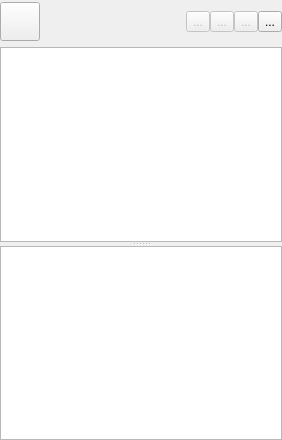
<?xml version="1.0" encoding="UTF-8"?>
<ui version="4.0">
 <class>ProjectView</class>
 <widget class="QWidget" name="ProjectView">
  <property name="geometry">
   <rect>
    <x>0</x>
    <y>0</y>
    <width>282</width>
    <height>440</height>
   </rect>
  </property>
  <layout class="QVBoxLayout" name="verticalLayout">
   <property name="leftMargin">
    <number>0</number>
   </property>
   <property name="topMargin">
    <number>0</number>
   </property>
   <property name="rightMargin">
    <number>0</number>
   </property>
   <property name="bottomMargin">
    <number>0</number>
   </property>
   <item>
    <layout class="QHBoxLayout" name="horizontalLayout_3">
     <property name="spacing">
      <number>0</number>
     </property>
     <property name="topMargin">
      <number>2</number>
     </property>
     <item>
      <widget class="QToolButton" name="toolButton_menu">
       <property name="toolTip">
        <string>Project</string>
       </property>
       <property name="icon">
        <iconset resource="../resources/resources.qrc">
         <normaloff>:/images/application-menu.svg</normaloff>:/images/application-menu.svg</iconset>
       </property>
       <property name="iconSize">
        <size>
         <width>32</width>
         <height>32</height>
        </size>
       </property>
       <property name="popupMode">
        <enum>QToolButton::InstantPopup</enum>
       </property>
      </widget>
     </item>
     <item>
      <spacer name="horizontalSpacer">
       <property name="orientation">
        <enum>Qt::Horizontal</enum>
       </property>
       <property name="sizeHint" stdset="0">
        <size>
         <width>40</width>
         <height>20</height>
        </size>
       </property>
      </spacer>
     </item>
     <item>
      <widget class="QToolButton" name="toolButton_startDebug">
       <property name="enabled">
        <bool>false</bool>
       </property>
       <property name="toolTip">
        <string>Debug</string>
       </property>
       <property name="text">
        <string>...</string>
       </property>
       <property name="icon">
        <iconset resource="../resources/resources.qrc">
         <normaloff>:/images/actions/debug.svg</normaloff>:/images/actions/debug.svg</iconset>
       </property>
       <property name="iconSize">
        <size>
         <width>32</width>
         <height>32</height>
        </size>
       </property>
      </widget>
     </item>
     <item>
      <widget class="QToolButton" name="toolButton_export">
       <property name="enabled">
        <bool>false</bool>
       </property>
       <property name="toolTip">
        <string>Project export</string>
       </property>
       <property name="text">
        <string>...</string>
       </property>
       <property name="icon">
        <iconset resource="../resources/resources.qrc">
         <normaloff>:/images/document-export.svg</normaloff>:/images/document-export.svg</iconset>
       </property>
       <property name="iconSize">
        <size>
         <width>32</width>
         <height>32</height>
        </size>
       </property>
      </widget>
     </item>
     <item>
      <widget class="QToolButton" name="toolButton_find">
       <property name="enabled">
        <bool>false</bool>
       </property>
       <property name="toolTip">
        <string>Find</string>
       </property>
       <property name="text">
        <string>...</string>
       </property>
       <property name="icon">
        <iconset resource="../resources/resources.qrc">
         <normaloff>:/images/edit-find.svg</normaloff>:/images/edit-find.svg</iconset>
       </property>
       <property name="iconSize">
        <size>
         <width>32</width>
         <height>32</height>
        </size>
       </property>
      </widget>
     </item>
     <item>
      <widget class="QToolButton" name="toolButton_tools">
       <property name="toolTip">
        <string>&lt;html&gt;&lt;head/&gt;&lt;body&gt;&lt;p&gt;Tools&lt;/p&gt;&lt;/body&gt;&lt;/html&gt;</string>
       </property>
       <property name="text">
        <string>...</string>
       </property>
       <property name="icon">
        <iconset resource="../resources/resources.qrc">
         <normaloff>:/images/actions/run-build-configure.svg</normaloff>:/images/actions/run-build-configure.svg</iconset>
       </property>
       <property name="iconSize">
        <size>
         <width>32</width>
         <height>32</height>
        </size>
       </property>
       <property name="popupMode">
        <enum>QToolButton::InstantPopup</enum>
       </property>
      </widget>
     </item>
    </layout>
   </item>
   <item>
    <widget class="QSplitter" name="splitter">
     <property name="orientation">
      <enum>Qt::Vertical</enum>
     </property>
     <widget class="QTreeView" name="treeView">
      <property name="contextMenuPolicy">
       <enum>Qt::CustomContextMenu</enum>
      </property>
      <property name="editTriggers">
       <set>QAbstractItemView::EditKeyPressed</set>
      </property>
      <property name="dragEnabled">
       <bool>true</bool>
      </property>
      <property name="dragDropOverwriteMode">
       <bool>true</bool>
      </property>
      <property name="dragDropMode">
       <enum>QAbstractItemView::DragDrop</enum>
      </property>
      <property name="defaultDropAction">
       <enum>Qt::MoveAction</enum>
      </property>
      <property name="alternatingRowColors">
       <bool>true</bool>
      </property>
      <property name="selectionMode">
       <enum>QAbstractItemView::ExtendedSelection</enum>
      </property>
      <property name="iconSize">
       <size>
        <width>22</width>
        <height>22</height>
       </size>
      </property>
      <property name="animated">
       <bool>true</bool>
      </property>
      <attribute name="headerCascadingSectionResizes">
       <bool>true</bool>
      </attribute>
     </widget>
     <widget class="QListWidget" name="targetList">
      <property name="editTriggers">
       <set>QAbstractItemView::NoEditTriggers</set>
      </property>
      <property name="selectionMode">
       <enum>QAbstractItemView::NoSelection</enum>
      </property>
      <property name="iconSize">
       <size>
        <width>22</width>
        <height>22</height>
       </size>
      </property>
     </widget>
    </widget>
   </item>
  </layout>
 </widget>
 <resources>
  <include location="../resources/resources.qrc"/>
 </resources>
 <connections/>
 <slots>
  <signal>buildProject()</signal>
 </slots>
</ui>
